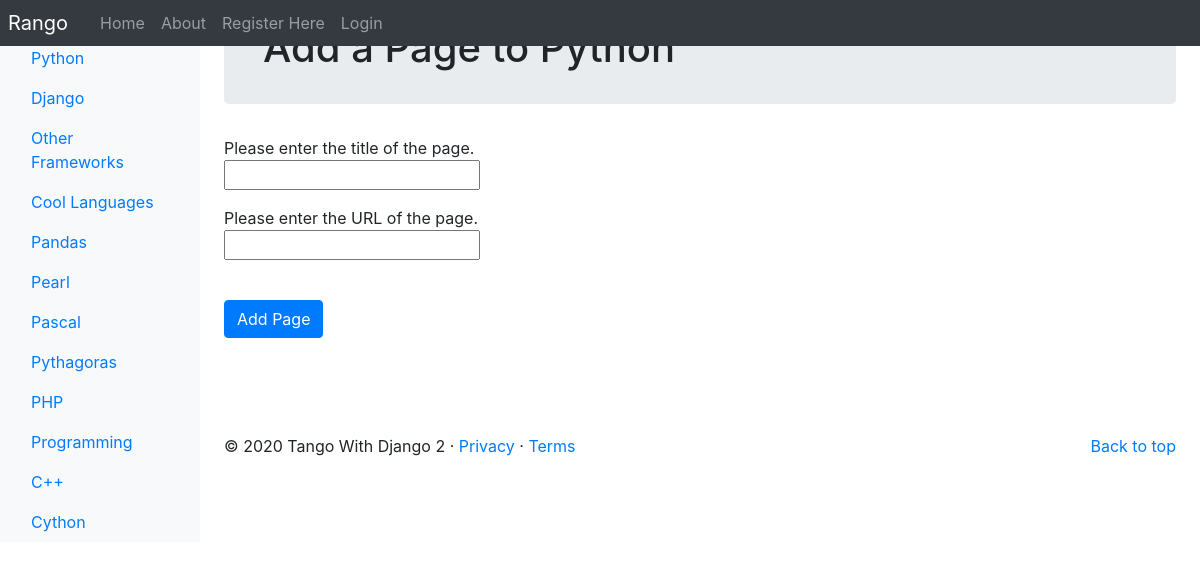
/rango/category/python/add_page/, run on the app's committed database.
### rango/models.py (models this page shows, shortened)
class Category(models.Model):
    NAME_MAX_LENGTH = 128
    name = models.CharField(max_length=NAME_MAX_LENGTH, unique=True)
    views = models.IntegerField(default=0)
    likes = models.IntegerField(default=0)
    slug = models.SlugField(unique=True)
    class Meta:
        verbose_name_plural = 'Categories'

### rango/views.py (the view, shortened to what this page needs)
# urls.py: path('category/<slug:category_name_slug>/add_page/', views.add_page, name='add_page'),
def add_page(request, category_name_slug):
    try:
        category = Category.objects.get(slug=category_name_slug)
    except:
        category = None
    if category is None:
        return redirect('/rango/')
    form = PageForm()
    context_dict = {'form': form, 'category': category}
    return render(request, 'rango/add_page.html', context=context_dict)

### rango/forms.py (shortened to what this page needs)
class PageForm(forms.ModelForm):
    title = forms.CharField(max_length=Page.TITLE_MAX_LENGTH, help_text="Please enter the title of the page.") #
    url = forms.URLField(max_length=200, help_text="Please enter the URL of the page.")
    views = forms.IntegerField(widget=forms.HiddenInput(), initial=0)
    class Meta:
        model = Page
        exclude = ('category',)

### rango/templatetags/rango_template_tags.py (called while the page is built)
@register.inclusion_tag('rango/categories.html')
def get_category_list(current_category=None):
    return {'categories': Category.objects.all(),
            'current_category': current_category}

### templates/rango/add_page.html (shortened to what this page needs)
{% extends 'rango/base.html' %}
{% load static %}
{% block body_block %}
<div class="jumbotron p-4">
    <div class="container">
        <h1 class="jumbotron-heading">Add a Page to {{ category.name }}</h1>
    </div>
</div>
<div class="container">
    <div class="row">
        <form role="form" id="page_form" method="post" action="{% url 'rango:add_page' category.slug %}">
            {% for field in form.visible_fields %}
                {{ field.help_text }}<br />
                {{ field }}<br />
                <div class="p-2"></div>
            {% endfor %}
            <br />
            <button class="btn btn-primary" type="submit" name="submit">Add Page</button>
            <div class="p-5"></div>
        </form>
    </div>
</div>
{% endblock %}

### templates/rango/categories.html (shortened to what this page needs)
<ul class="nav flex-column">
{% if categories %}
    {% for c in categories %}
        {% if c == current_category %}
        <li class="nav-item">
            <a class="nav-link active" href="{% url 'rango:show_category' c.slug %}">
                {{ c.name }}
            </a>
        </li>
        {% else %}
        <li class="nav-item">
            <a class="nav-link" href="{% url 'rango:show_category' c.slug %}">
                {{ c.name }}
            </a>
        </li>
        {% endif %}
    {% endfor %}
{% else %}
    <li class="nav-item">There are no categories present.</li>
{% endif %}
</ul>

### data on the page
Category: name "Python"
Category: name "Django"
Category: name "Other Frameworks"
Category: name "Cool Languages"
Category: name "Pandas"
Category: name "Pearl"
Category: name "Pascal"
Category: name "Pythagoras"
Category: name "PHP"
Category: name "Programming"
Category: name "C++"
Category: name "Cython"

### other printed values
{{ field.help_text }} "Please enter the title of the page." "Please enter the URL of the page."
